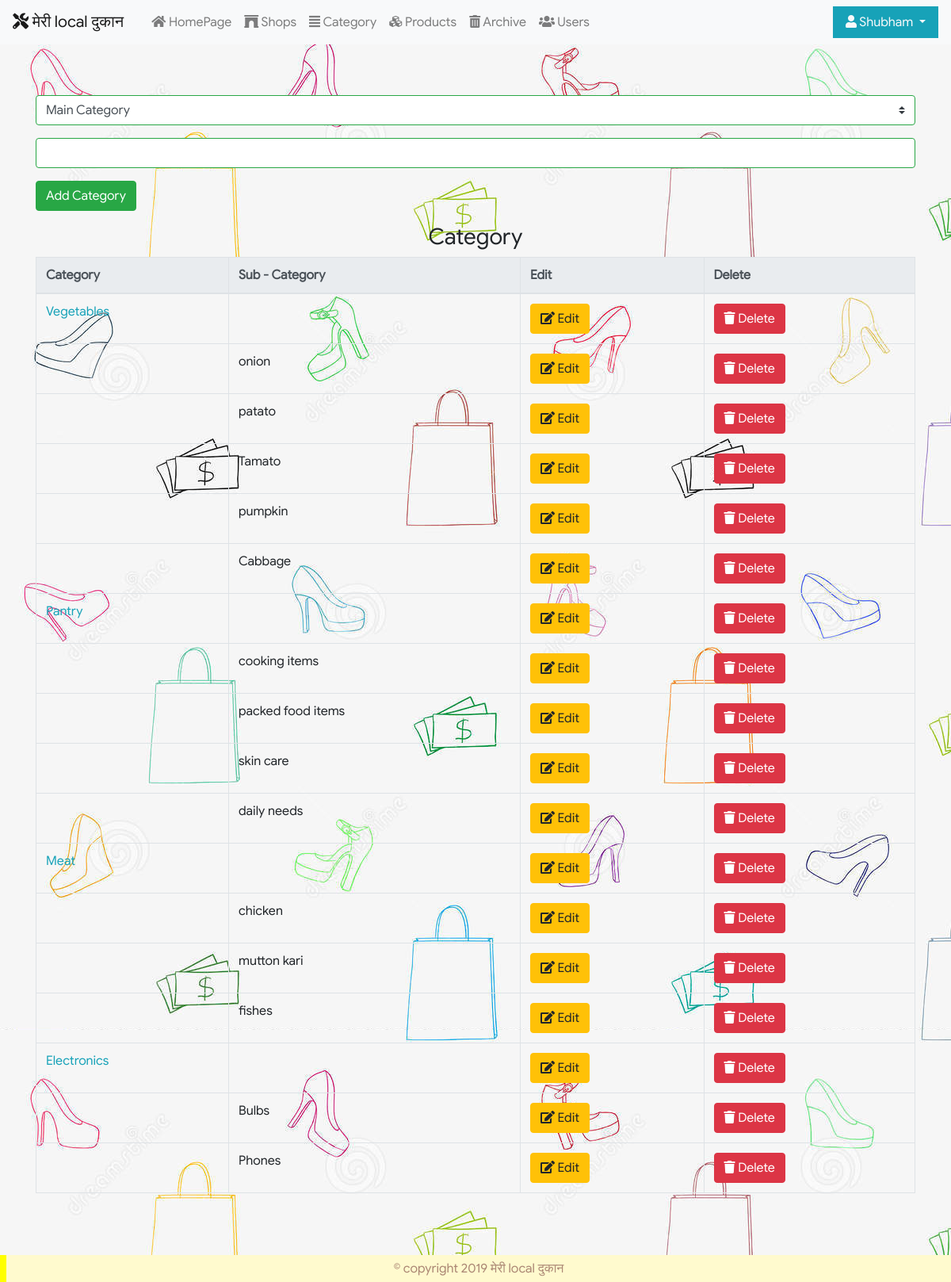
Screenshot of /admin/categories.php (signed in) with the database file from the repository.
### tables this page shows
CREATE TABLE `categories` (
  `id` int(11) NOT NULL,
  `category` varchar(255) NOT NULL,
  `parent` int(11) NOT NULL
);

### admin/categories.php (the view, shortened to what this page needs)
<?php
require_once $_SERVER['DOCUMENT_ROOT'].'/Ecommerce/core/init.php';
include 'includes/head.php';
include 'includes/navigation.php';
 ?>
   <?php
   $menu_value='';
   $menu_parent_value=0;
    ?>
 <div class="container py-5">
   <form class="was-validated" action="categories.php<?=((isset($_GET['edit']))?'?edit='.$edit_id:'')?>" method="post">
     <div class="form-group">
       <select class="custom-select form-control" name="parent" id="parent" required>
         <option value="0"<?=(($menu_parent_value == 0)?' selected="selected"':'');?> >Main Category</option>
       </select>
     </div>
     <div class="form-group">
       <input type="text" name="category" id="category" class="form-control" value="<?=$menu_value;?>">
     </div>
     <div class="form-group">
       <input type="submit" value="<?=((isset($_GET['edit']))?'Edit Category':'Add Category')?>" class="btn btn-success">
    </div>
   </form>
   <table class="table table-responsive-lg table-hover table-bordered ">
   <h3 class="text-center">Category</h3>
   <thead class="thead-light">
     <tr>
       <th scope="col">Category</th>
       <th scope="col">Sub - Category</th>
       <th scope="col">Edit</th>
       <th scope="col">Delete</th>
     </tr>
   </thead>
   <tbody>
     <?php
       $menusql="SELECT * FROM categories WHERE parent = 0";
       $menu_query=mysqli_query($db,$menusql);
     ?>
     <?php while($menus = mysqli_fetch_assoc($menu_query)){
       $parent_id= $menus['id'];
       $submenusql="SELECT * FROM categories WHERE parent = '$parent_id'";
       $submenu_query=mysqli_query($db,$submenusql);
      ?>
      <tr class="text-info">
        <td><?= $menus['category'];?></td>
        <td></td>
        <td> <a href="categories.php?edit=<?= $menus['id'];?>" class="btn btn-xs btn-warning "><i class="fas fa-edit"></i> Edit</a></td>
        <td> <a href="categories.php?delete=<?= $menus['id'];?>" class="btn btn-xs btn-danger "> <i class="fas fa-trash"></i> Delete</a></td>
      </tr>
       <tr>
         <?php while($submenus = mysqli_fetch_assoc($submenu_query)){ ?>
         <td></td>
         <td><?= $submenus['category'];?></td>
         <td> <a href="categories.php?edit=<?= $submenus['id'];?>" class="btn btn-xs btn-warning "><i class="fas fa-edit"></i> Edit</a></td>
         <td> <a href="categories.php?delete=<?= $submenus['id'];?>" class="btn btn-xs btn-danger "> <i class="fas fa-trash"></i> Delete</a></td>
       </tr>
     <?php } ?>
     <?php  }?>
   </tbody>
 </table>
 </div>
 <?php include 'includes/footer.php'; ?>

### css/main.css (style rules this page uses)
body { font-family: Google-Sans-Fonts; }

### rows the page displays
categories: category "Vegetables"
categories: category "onion"
categories: category "patato"
categories: category "Tamato"
categories: category "pumpkin"
categories: category "Cabbage"
categories: category "Pantry"
categories: category "cooking items"
categories: category "packed food items"
categories: category "skin care"
categories: category "daily needs"
categories: category "Meat"
categories: category "chicken"
categories: category "mutton kari"
categories: category "fishes"
categories: category "Electronics"
categories: category "Bulbs"
categories: category "Phones"

### other values shown
$user_data['first'] "Shubham"
